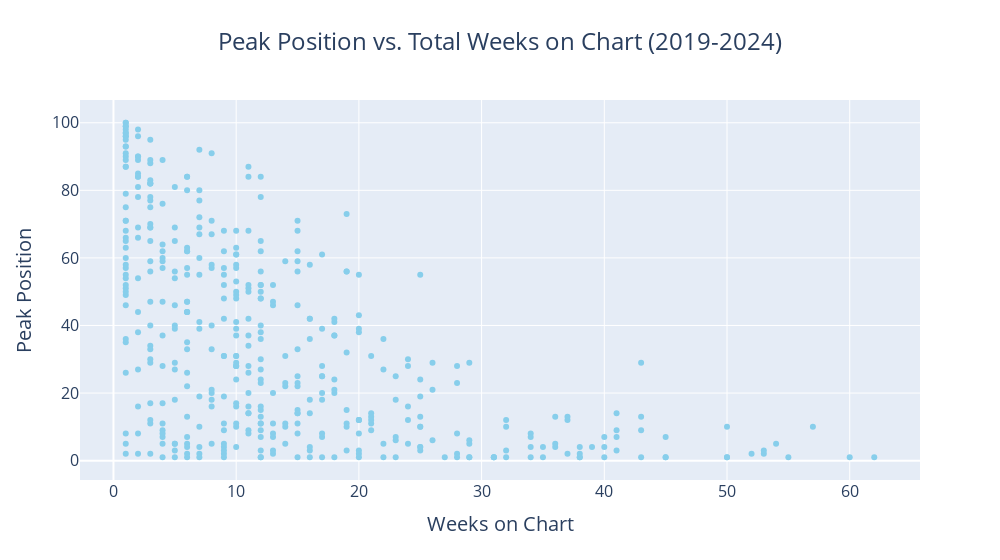

Source (notebook cell):
### Code cell
# Peak Position vs. Total Weeks on Chart (2019-2024)
# Create a scatter plot
fig = px.scatter(
    weeks_on_chart_sorted,
    x='Weeks on Chart',
    y='Peak Position',
    color_discrete_sequence=['skyblue'],
    hover_data=['Title', 'Singer(s)'],
    title='Peak Position vs. Total Weeks on Chart (2019-2024)',
    width=1000
)

# Customize the chart
fig.update_layout(
    title_font=dict(size=24),
    title_x=0.5,
    xaxis_title='Weeks on Chart',
    yaxis_title='Peak Position',
    xaxis_title_font=dict(size=20),
    yaxis_title_font=dict(size=20),
    xaxis=dict(
        tickfont=dict(size=16),
    ),
    yaxis=dict(
        tickfont=dict(size=16)
    ),
    hoverlabel=dict(
        font=dict(
            family="Arial",
            size=14
        )
    ),
    bargap=0.2
)

# Show the chart
fig.show()

### Figure 1 — Plotly figure (JSON) as saved in the notebook; plotly's stock layout.template omitted (floating-point values rounded to 4 significant figures; data arrays with more than 128 entries replaced by an {"elided": "..."} marker saying what was removed)
{"data": [{"customdata": {"elided": "424x2 str values"}, "hovertemplate": "Weeks on Chart=%{x}<br>Peak Position=%{y}<br>Title=%{customdata[0]}<br>Singer(s)=%{customdata[1]}<extra></extra>", "legendgroup": "", "marker": {"color": "skyblue", "symbol": "circle"}, "mode": "markers", "name": "", "orientation": "v", "showlegend": false, "type": "scatter", "x": {"elided": "424 int values"}, "xaxis": "x", "y": {"elided": "424 int values"}, "yaxis": "y"}], "layout": {"bargap": 0.2, "hoverlabel": {"font": {"family": "Arial", "size": 14}}, "legend": {"tracegroupgap": 0}, "title": {"font": {"size": 24}, "text": "Peak Position vs. Total Weeks on Chart (2019-2024)", "x": 0.5}, "width": 1000, "xaxis": {"anchor": "y", "domain": [0, 1], "tickfont": {"size": 16}, "title": {"font": {"size": 20}, "text": "Weeks on Chart"}}, "yaxis": {"anchor": "x", "domain": [0, 1], "tickfont": {"size": 16}, "title": {"font": {"size": 20}, "text": "Peak Position"}}}}
